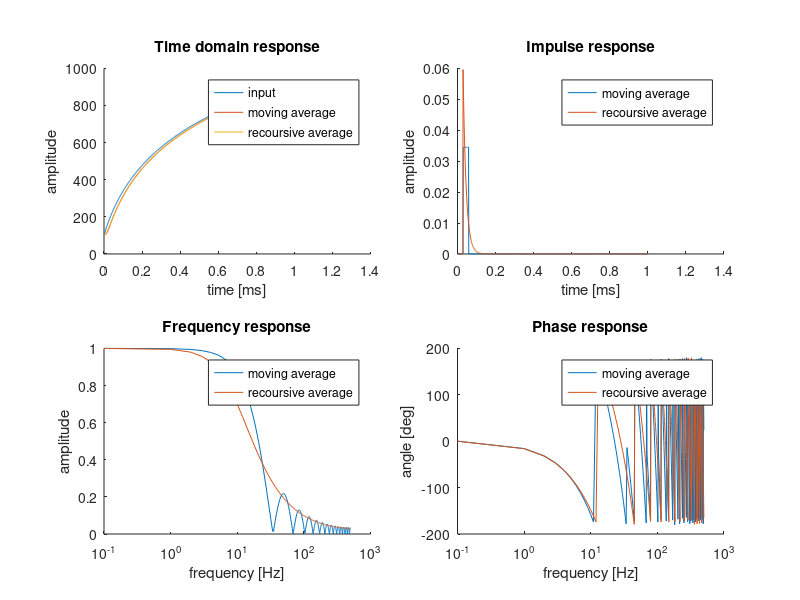

MATLAB code to generate this figure:
clear all;
pkg load signal;

inputData = csvread("appe_test_data.csv");

sps = inputData(1,1);                 #input signal sample rate 
ns = inputData(1,2);                  #get number of samples
verticalResolution = inputData(1,3);  #get vertical resolution
guard = inputData(1,4);               #get guard region
decoderRange = inputData(1,5);        

time = ns/sps;                        #input signal time period in seconds
              
########################## User filter settings ################################ 
cutof_freq = 15;                      #low pass filter frequency
move_avg_magic_x = 0.196202;          #cutof frequency calculation factor
iir_tune_factor = 1.1;                #time domain tune factor

#move average filter parameters
average_window = sqrt(1 + sps*sps*move_avg_magic_x/(cutof_freq*cutof_freq)); #number of samples for move average filter
average_window = floor(average_window);
move_average_time = average_window/sps;

moveAverageBuffer = linspace (guard, guard, average_window);

t = linspace(0,time,ns);         %time axis
signal = inputData (2,:);        %get test data

############################### signal filtering ###############################

#recoursive filter
avg_win = 2*average_window/pi();
#recoursive average
iir2_coef = iir_tune_factor*1/avg_win;
recoursive_filtered = guard;
iir2_filtered(1) = recoursive_filtered;

for i=2:(ns)
  recoursive_filtered(i) = iir2_coef*(signal(i) - recoursive_filtered(i-1)) + recoursive_filtered(i-1);
endfor 

#move average
for i = 1:(ns-average_window)
  move_avg_sum = sum(signal(i:(i+average_window-1)));
  x_avg_filt(i+average_window) = move_avg_sum/average_window;
endfor

for i = 1:average_window
  moveAverageBuffer = shift(moveAverageBuffer, -1);
  moveAverageBuffer(average_window) = signal(i);
  x_avg_filt(i+1) = sum(moveAverageBuffer)/average_window;
endfor

x_avg_filt(1) = guard;

#filtering error between FIR and IIR implementation

filtering_error = x_avg_filt - recoursive_filtered;

max(filtering_error)
min(filtering_error)

############################# frequency response ###############################

f_axis = sps*(0:ns/2 - 1)/ns;      %calculate freq axis

%generate dirac impuls
dirac = zeros(1,ns);
dirac(average_window+1) = ones(1,1);

#recoursive average
iir2_filtered(1) = 0;

for i=2:(ns)
  iir2_filtered(i) = iir2_coef*(dirac(i) - iir2_filtered(i-1)) + iir2_filtered(i-1);
endfor 

#clasical move average
for i = 1:(ns-average_window)
  move_avg_sum = sum(dirac(i:(i+average_window-1)));
  x_avg_response(i+average_window) = move_avg_sum/average_window;
endfor

x_avg_response(1:average_window) = 0;

%recoursive average wave spectrum
fft_result = fft(iir2_filtered);
fft_iir_avg = abs(fft_result);            %negative frequencyes to positive 
fft_iir_avg = fft_iir_avg(1:ns/2);        %discard freqs beyound fs/2

%recoursive phase response
iir_avg_phase = atan2(imag(fft_result), real(fft_result)); %calculate phase
#iir_avg_phase = unwrap(iir_avg_phase);
iir_avg_phase = iir_avg_phase(1:ns/2)*180/pi;

%move average wave spectrum
fft_result = fft(x_avg_response);
fft_move_avg = abs(fft_result);           %negative frequencyes to positive 
fft_move_avg = fft_move_avg(1:ns/2);      %discard freqs beyound fs/2

move_avg_phase = atan2(imag(fft_result), real(fft_result)); %calculate phase
#move_avg_phase = unwrap(move_avg_phase);
move_avg_phase = move_avg_phase(1:ns/2)*180/pi;

f_axis(1) = 0.1;       %nonzeros for log scale

################## integrate impulse response #########################

sum(x_avg_response)
sum(iir2_filtered)

######################### plot results ################################
close all;
figure(1, 'position', [0,50,1900,900]);
subplot(2,2,1)
hold on;
  plot(t, signal); 
  plot(t, x_avg_filt); 
  plot(t, recoursive_filtered); 
  legend("input", "moving average   ", "recoursive average");
  title("Time domain response");
  xlabel("time [ms]");
  ylabel("amplitude");
hold off;

subplot(2,2,3)
hold on;
  semilogx(f_axis, fft_move_avg); 
  semilogx(f_axis, fft_iir_avg);
  axis([0.1,1000]);
  legend("moving average", "recoursive average");
  title("Frequency response");
  xlabel("frequency [Hz]");
  ylabel("amplitude");  
hold off;

subplot(2,2,2)
hold on;
  plot(t, x_avg_response);
  plot(t, iir2_filtered);
  legend("moving average", "recoursive average");  
  title("Impulse response");
  xlabel("time [ms]");
  ylabel("amplitude");  
hold off;

subplot(2,2,4)
hold on;
  semilogx(f_axis, move_avg_phase);
  semilogx(f_axis, iir_avg_phase);
  axis([0.1, 1000]);
  legend("moving average", "recoursive average");    
  title("Phase response");
  xlabel("frequency [Hz]");
  ylabel("angle [deg]");  
hold off;

print("Figs/filterResponse.svg", "-dsvg", "-S1600, 900");